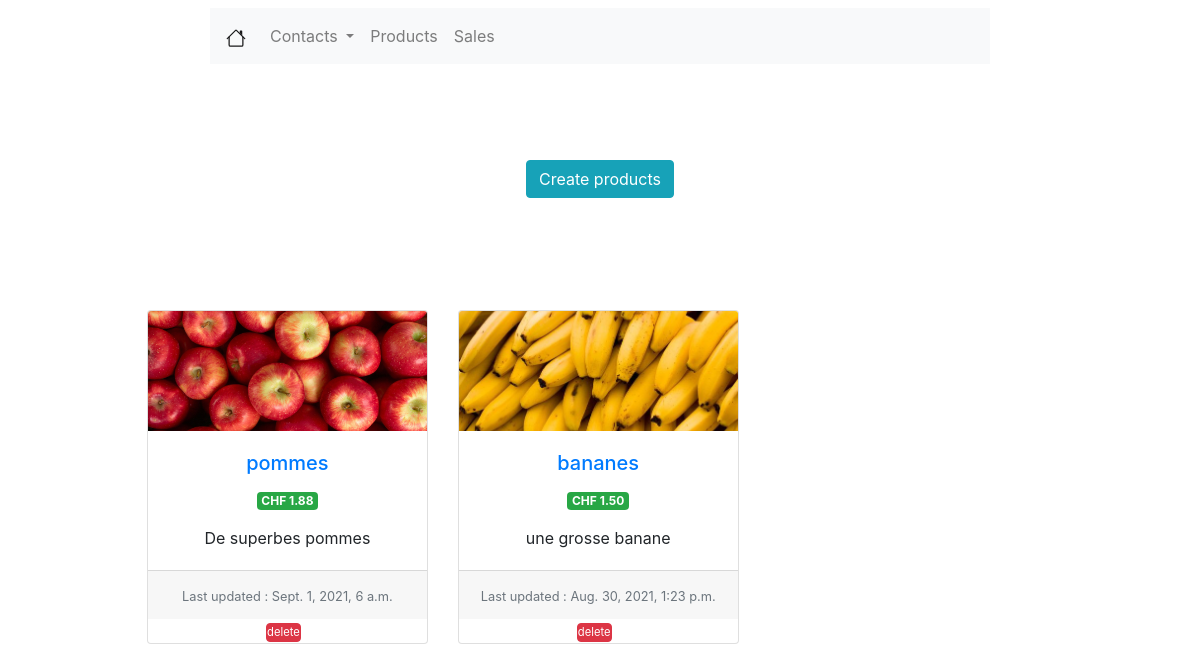
Before: /products/ with the older database file.
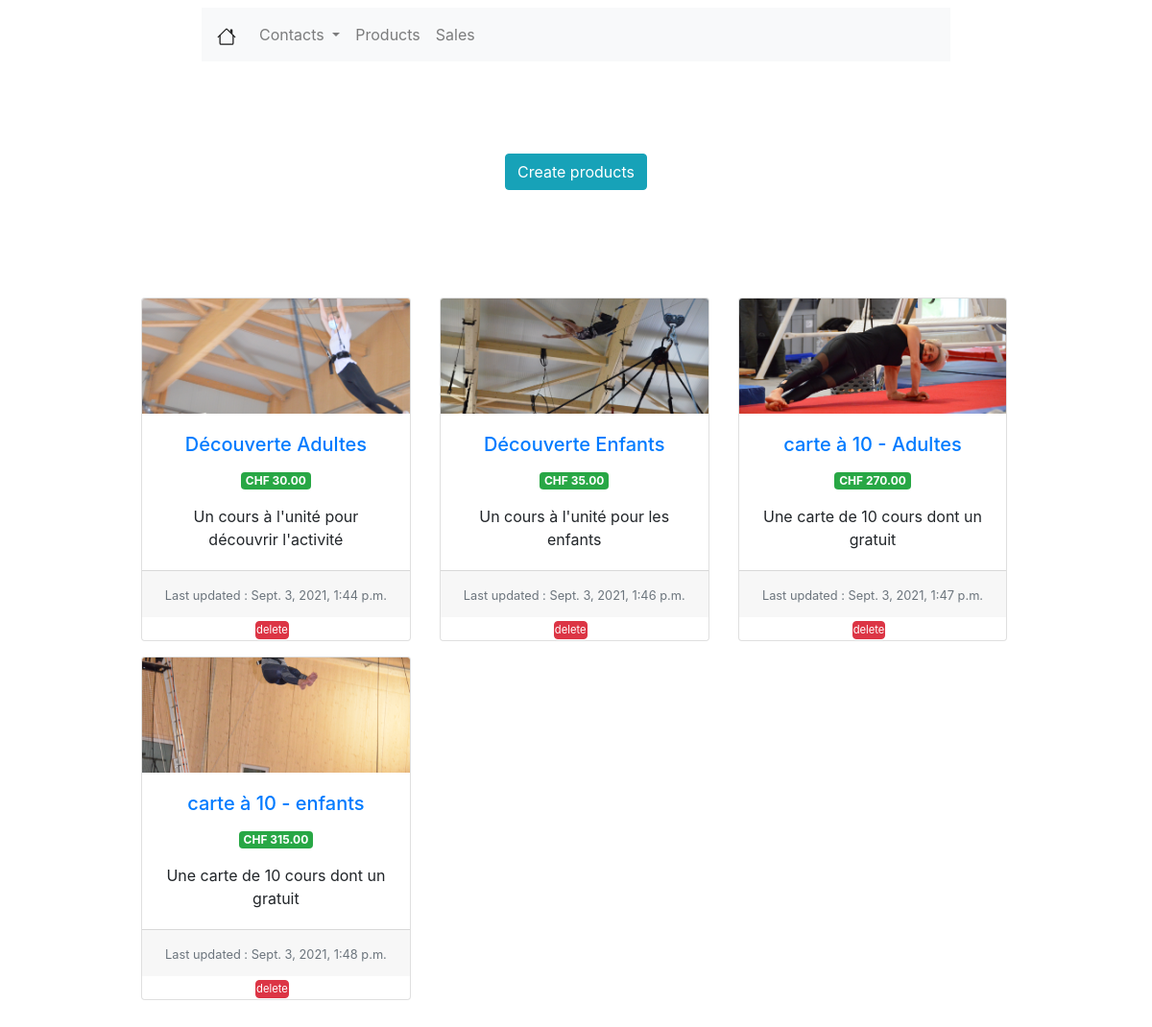
After: the same page with the newer database file.
### products/models.py (models this page shows, shortened)
class Product(models.Model):
    create_at = models.DateTimeField(auto_now_add=True)
    updated_at = models.DateTimeField(auto_now=True)
    name = models.CharField(verbose_name="Nom du produit", max_length=50)
    price = models.FloatField(verbose_name="Prix du produit")
    description = models.TextField(verbose_name="Description du produit", null=True)
    picture = models.ImageField(verbose_name="Illustrations", upload_to='images')

### products/views.py (the view)
# urls.py: path('', views.ProductListView.as_view(), name='products'),
class ProductListView(generic.ListView):
    template_name = 'product/products_listview.html'
    context_object_name = 'products_list'
    model = Product

### products/templates/product/products_listview.html (shortened to what this page needs)
{% extends 'viewlist/viewlist.html' %}
{% load static %}
{% block viewlist %}
    <div class="row mx-auto mt-5 justify-content-center">
        <div class="row mx-auto mt-5 justify-content-center">
            <form class="form-inline">
                <a class="btn btn-info" href="{% url 'create-product' %}" role="button">Create products</a>
            </form>
        </div>
    </div>
    <div class="row mx-auto mt-5 mb-5 justify-content-center">
        {% if products_list %}
            <div class="card-deck" style="width: 80%">
                {% for product in products_list %}
                    <div class="card text-center mt-3" style="min-width: 30%; max-width: 30%">
                        {% if product.picture %}
                            <img src="{{ product.picture.url }}" class="card-img-top" alt="..."
                                 style="width: 100%; height: 10vw;
                                 object-fit: cover;">
                        {% endif %}
                        <div class="card-body">
                            <a href="{% url 'edit-product' product.id %}">
                                <h5 class="card-title">{{ product.name }}</h5>
                            </a>
                            <p class="badge badge-success">CHF {{ product.price|floatformat:2 }}</p>
                            <p class="card-text">{{ product.description }}</p>
                        </div>
                        <div class="card-footer">
                            <small class="text-muted">Last updated : {{ product.updated_at }}</small>
                        </div>
                        <div class="btn-group btn-group-sm" role="group" aria-label="Basic example"
                             style="margin: auto">
                            <form action="{% url 'delete-product' product.id %}" method="post"
                                  onsubmit="return confirm('Do you really want to delete *{{ product.name }}* from DB ?');">
                                <button class="btn btn-danger mr-2" style="padding: unset; font-size: 1.4vh;">delete
                                </button>
                            </form>
                        </div>
                    </div>
                {% endfor %}
            </div>
        {% else %}
            <p>No products are available.</p>
        {% endif %}
    </div>
{% endblock %}

### viewlist/templates/viewlist/viewlist.html (shortened to what this page needs)
{% extends 'index/index.html' %}
{% block content %}
    <nav class="navbar navbar-expand-lg navbar-light bg-light mt-2 col-md-8 offset-md-2">
        <a class="navbar-brand" href="{% url 'home' %}">
        </a>
        <div class="collapse navbar-collapse" id="navbarNav">
            <ul class="navbar-nav">
                <li class="nav-item dropdown">
                    <a class="nav-link dropdown-toggle"
                       href="{% url 'contacts' %}"
                       id="navbarDropdownMenuLink"
                       data-toggle="dropdown"
                       aria-haspopup="true"
                       aria-expanded="false">
                        Contacts
                    </a>
                </li>
                <li class="nav-item ">
                    <a class="nav-link" href="{% url 'products' %}">Products</a>
                </li>
                <li class="nav-item">
                    <a class="nav-link" href="{% url 'sales' %}">Sales</a>
                </li>
            </ul>
        </div>
    </nav>
    {% block viewlist %}
    {% endblock %}
{% endblock %}

### index/templates/index/index.html (shortened to what this page needs)
<!doctype html>
<html lang="en">
<head>
    <link rel="stylesheet" href="https://cdn.jsdelivr.net/npm/bootstrap@4.5.3/dist/css/bootstrap.min.css"
>
</head>
<body>
<div class="container-fluid">
    {% block content %}
    {% endblock %}
</div>
</body>
</html>

Changed rows visible on the page:
removed Product: picture (picture), name "pommes", price "1.88", description "De superbes pommes", updated_at "Sept. 1, 2021, 6 a.m."
removed Product: picture (picture), name "bananes", price "1.50", description "une grosse banane", updated_at "Aug. 30, 2021, 1:23 p.m."
added Product: picture (picture), name "Découverte Adultes", price "30.00", description "Un cours à l'unité pour découvrir l'activité", updated_at "Sept. 3, 2021, 1:44 p.m."
added Product: picture (picture), name "Découverte Enfants", price "35.00", description "Un cours à l'unité pour les enfants", updated_at "Sept. 3, 2021, 1:46 p.m."
added Product: picture (picture), name "carte à 10 - Adultes", price "270.00", description "Une carte de 10 cours dont un gratuit", updated_at "Sept. 3, 2021, 1:47 p.m."
added Product: picture (picture), name "carte à 10 - enfants", price "315.00", description "Une carte de 10 cours dont un gratuit", updated_at "Sept. 3, 2021, 1:48 p.m."
